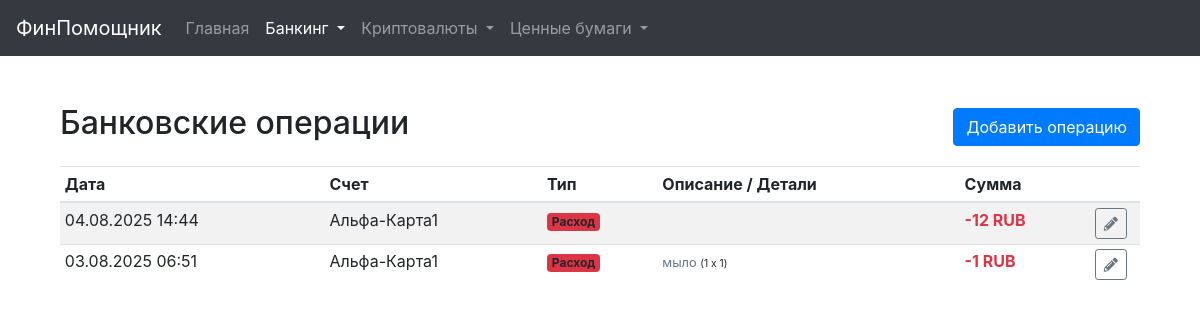
The app's page /banking-transactions with its own data.
### models.py (models this page shows, shortened)
class BankingTransaction(db.Model):
    __tablename__ = 'banking_transaction'
    id = db.Column(db.Integer, primary_key=True)
    amount = db.Column(db.Numeric(20, 2), nullable=False)
    to_amount = db.Column(db.Numeric(20, 2), nullable=True)
    transaction_type = db.Column(db.String(50), nullable=False)
    date = db.Column(db.DateTime, nullable=False, default=lambda: datetime.now(timezone.utc))
    description = db.Column(db.Text)
    merchant = db.Column(db.String(255), nullable=True)
    account_id = db.Column(db.Integer, db.ForeignKey('account.id'), nullable=False)
    to_account_id = db.Column(db.Integer, db.ForeignKey('account.id'), nullable=True)
    category_id = db.Column(db.Integer, db.ForeignKey('category.id'), nullable=True)
    debt_id = db.Column(db.Integer, db.ForeignKey('debt.id'), nullable=True)
    account_ref = db.relationship('Account', foreign_keys=[account_id], backref=db.backref('transactions', lazy='dynamic'))
    to_account_ref = db.relationship('Account', foreign_keys=[to_account_id], backref=db.backref('incoming_transfers', lazy='dynamic'))
    category_ref = db.relationship('Category', backref=db.backref('transactions', lazy='dynamic'))
    debt_ref = db.relationship('Debt', backref=db.backref('repayments', lazy='dynamic'))
    items = db.relationship('TransactionItem', back_populates='transaction', cascade="all, delete-orphan")

class Account(db.Model):
    id = db.Column(db.Integer, primary_key=True)
    name = db.Column(db.String(128), nullable=False, unique=True)
    account_type = db.Column(db.String(64), nullable=False)
    currency = db.Column(db.String(16), nullable=False)
    balance = db.Column(db.Numeric(20, 2), nullable=False, default=0.0)
    is_active = db.Column(db.Boolean, default=True, nullable=False)
    notes = db.Column(db.Text)
    interest_rate = db.Column(db.Numeric(5, 2), nullable=True)
    start_date = db.Column(db.Date, nullable=True)
    end_date = db.Column(db.Date, nullable=True)
    credit_limit = db.Column(db.Numeric(20, 2), nullable=True)
    grace_period_days = db.Column(db.Integer, nullable=True)
    bank_id = db.Column(db.Integer, db.ForeignKey('bank.id'), nullable=True)
    bank = db.relationship('Bank', back_populates='accounts')

class TransactionItem(db.Model):
    __tablename__ = 'transaction_item'
    id = db.Column(db.Integer, primary_key=True)
    name = db.Column(db.String(255), nullable=False)
    quantity = db.Column(db.Numeric(20, 3), nullable=False, default=1)
    price = db.Column(db.Numeric(20, 2), nullable=False)
    total = db.Column(db.Numeric(20, 2), nullable=False)
    transaction_id = db.Column(db.Integer, db.ForeignKey('banking_transaction.id'), nullable=False)
    category_id = db.Column(db.Integer, db.ForeignKey('category.id'), nullable=True)
    transaction = db.relationship('BankingTransaction', back_populates='items')
    category = db.relationship('Category')

### main_routes.py (the view)
@main_bp.route('/banking-transactions')
def ui_transactions():
    page = request.args.get('page', 1, type=int)
    sort_by = request.args.get('sort_by', 'date') # noqa
    order = request.args.get('order', 'desc') # noqa
    filter_account_id = request.args.get('filter_account_id', 'all')
    filter_type = request.args.get('filter_type', 'all')
    query = BankingTransaction.query.options(
        joinedload(BankingTransaction.account_ref),
        joinedload(BankingTransaction.to_account_ref),
        joinedload(BankingTransaction.category_ref),
        joinedload(BankingTransaction.items).joinedload(TransactionItem.category)
    )
    if filter_account_id != 'all':
        query = query.filter(BankingTransaction.account_id == int(filter_account_id))
    if filter_type != 'all':
        query = query.filter(BankingTransaction.transaction_type == filter_type)
    sort_column = getattr(BankingTransaction, sort_by, BankingTransaction.date)
    if order == 'desc':
        query = query.order_by(desc(sort_column))
    else:
        query = query.order_by(asc(sort_column))
    pagination = query.paginate(page=page, per_page=current_app.config.get('ITEMS_PER_PAGE', 50), error_out=False)
    accounts = Account.query.filter_by(is_active=True).order_by(Account.name).all()
    unique_types = [r[0] for r in db.session.query(BankingTransaction.transaction_type).distinct().order_by(BankingTransaction.transaction_type).all()]
    return render_template('transactions.html', transactions=pagination.items, pagination=pagination, sort_by=sort_by, order=order, filter_account_id=filter_account_id, filter_type=filter_type, accounts=accounts, unique_types=unique_types)

### templates/transactions.html (shortened to what this page needs)
{% extends "base.html" %}
{% block content %}
<div class="container mt-4">
    <div class="d-flex justify-content-between align-items-center mb-3">
        <h2>Банковские операции</h2>
        <a href="{{ url_for('main.ui_add_transaction_form') }}" class="btn btn-primary">Добавить операцию</a>
    </div>
    <div class="table-responsive">
        <table class="table table-striped table-hover table-sm">
            <thead>
                <tr>
                    <th>Дата</th>
                    <th>Счет</th>
                    <th>Тип</th>
                    <th>Описание / Детали</th>
                    <th class="text-end">Сумма</th>
                    <th style="width: 50px;"></th>
                </tr>
            </thead>
            <tbody>
                {% for tx in transactions %}
                <tr>
                    <td class="text-nowrap">{{ tx.date.strftime('%d.%m.%Y %H:%M') }}</td>
                    <td class="text-nowrap">
                        {{ tx.account_ref.name }}
                    </td>
                    <td>
                        {% if tx.transaction_type == 'income' %}
                            <span class="badge bg-success">Доход</span>
                        {% elif tx.transaction_type == 'expense' %}
                            <span class="badge bg-danger">Расход</span>
                        {% elif tx.transaction_type == 'transfer' %}
                            <span class="badge bg-info">Перевод</span>
                        {% elif tx.transaction_type == 'exchange' %}
                            <span class="badge bg-warning">Обмен</span>
                        {% else %}
                            <span class="badge bg-secondary">{{ tx.transaction_type }}</span>
                        {% endif %}
                    </td>
                    <td>
                        {% if tx.items %}
                            <ul class="list-unstyled small mt-1 mb-0">
                            {% for item in tx.items %}
                                <li>
                                    <span class="text-muted">{{ item.name }}</span>
                                    <small>({{ item.quantity|trim_zeros }} x {{ item.price|trim_zeros }})</small>
                                </li>
                            {% endfor %}
                            </ul>
                        {% elif tx.category_ref %}
                            <span class="badge rounded-pill bg-light text-dark">{{ tx.category_ref.name }}</span>
                        {% endif %}
                    </td>
                    <td class="text-end text-nowrap">
                        {% if tx.transaction_type == 'exchange' %}
                            <strong class="text-danger">-{{ tx.amount|trim_zeros }} {{ tx.account_ref.currency }}</strong><br>
                            <strong class="text-success">+{{ tx.to_amount|trim_zeros }} {{ tx.to_account_ref.currency }}</strong>
                        {% else %}
                            <strong class="{{ 'text-success' if tx.transaction_type == 'income' else 'text-danger' if tx.transaction_type in ['expense', 'transfer'] else '' }}">
                                {{ '-' if tx.transaction_type in ['expense', 'transfer'] else '+' }}{{ tx.amount|trim_zeros }} {{ tx.account_ref.currency }}
                            </strong>
                        {% endif %}
                    </td>
                    <td>
                        <a href="{{ url_for('main.ui_edit_transaction_form', tx_id=tx.id) }}" class="btn btn-sm btn-outline-secondary" title="Редактировать">
                            <i class="fas fa-pencil-alt"></i>
                        </a>
                    </td>
                </tr>
                {% else %}
                <tr>
                    <td colspan="6" class="text-center">Транзакций пока нет.</td>
                </tr>
                {% endfor %}
            </tbody>
        </table>
    </div>
</div>
{% endblock %}

### templates/base.html (style rules this page uses)
body { padding-top: 5rem; }

### records on screen
BankingTransaction: date "04.08.2025 14:44", account_ref.name "Альфа-Карта1", shows "Расход", transaction_type "-", amount "12", account_ref.currency "RUB"
BankingTransaction: date "03.08.2025 06:51", account_ref.name "Альфа-Карта1", shows "Расход", transaction_type "-", amount "1", account_ref.currency "RUB"
TransactionItem: name "мыло", quantity "1", price "1"
